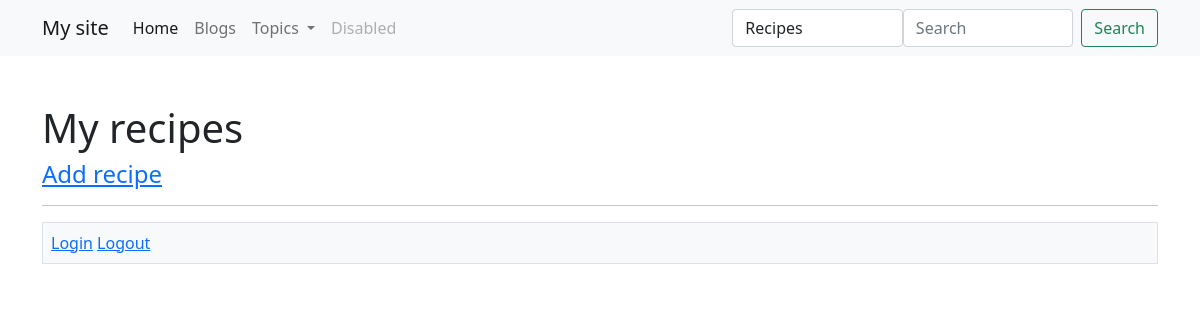
/pantry/recipes/ (signed in), run on an earlier commit of the app's database.
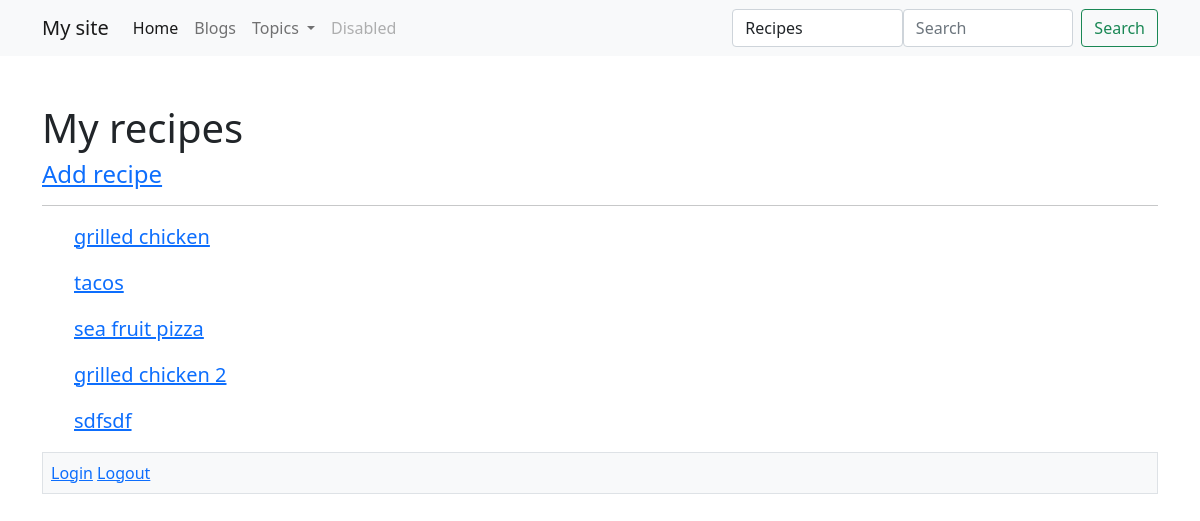
And on a later commit of the database.
### recipes/models.py (models this page shows, shortened)
class Recipe(models.Model):
    user = models.ForeignKey(settings.AUTH_USER_MODEL, on_delete=models.CASCADE)
    name = models.CharField(max_length=220)
    description = models.TextField(blank=True, null=True)
    directions = models.TextField(blank=True, null=True)
    timestamp = models.DateTimeField(auto_now_add=True)
    updated = models.DateTimeField(auto_now=True)
    active = models.BooleanField(default=True)
    objects = RecipeManager()
    def get_absolute_url(self):
        return reverse('recipes:detail', kwargs={'id':self.id})

### recipes/views.py (the view)
# urls.py: path('', recipe_list_view, name='list'),
@login_required
def recipe_list_view(request):
    qs = Recipe.objects.filter(user=request.user)
    context = {
        'object_list': qs
    }
    return render(request, 'recipes/list.html', context)

### recipes/models.py (called while the page is built)
    def get_queryset(self):
        return RecipeQuerySet(self.model, using=self._db)

### templates/recipes/list.html (shortened to what this page needs)
{% extends 'base.html' %}
{% block content %}
    <h1>My recipes</h1>
    <h4><a href='{% url "recipes:create" %}'>Add recipe</a></h4>
    <hr/>
    <ul>
        {% for object in object_list %}
            <div class='mb-3'>
                <a class='lead' href='{{ object.get_absolute_url }}'>{{ object.name }}</a>
            </div>
        {% endfor %}
    </ul>
{% endblock content %}

What changed in the data, as far as the page shows it:
now on this page (row edited): Recipe: name "grilled chicken"
added Recipe: name "tacos"
added Recipe: name "sea fruit pizza"
added Recipe: name "grilled chicken 2"
added Recipe: name "sdfsdf"
